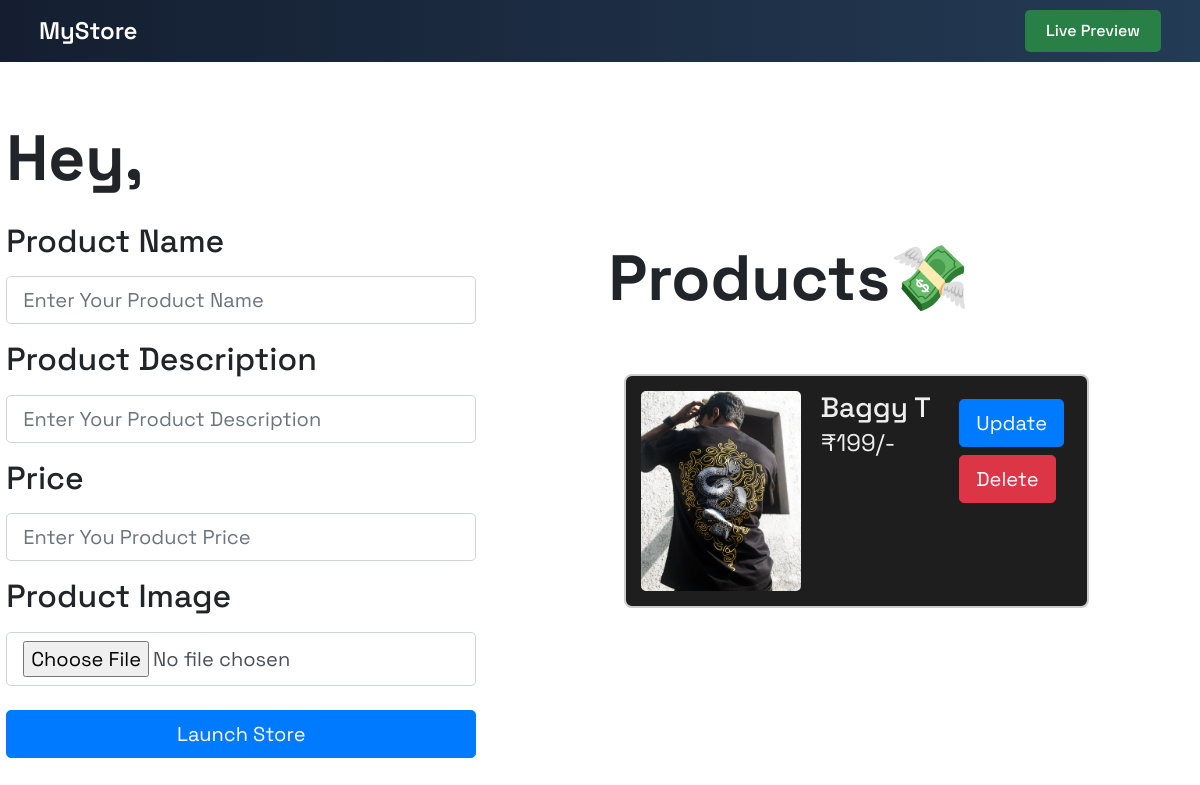
Screenshot of /storeadmin/product/ (signed in) with the database file from the repository.
### storePage/models.py (models this page shows, shortened)
class Product(models.Model):
    pName = models.CharField(max_length=200,null=True)
    pDescription = models.TextField(null=True)
    pPrice = models.IntegerField(null=True)
    pImage = models.ImageField(upload_to='product_images/', null=True, blank=True)

### storeAdmin/views.py (the view, shortened to what this page needs)
# urls.py: path("product/",views.product,name="product"),
@login_required
def product(request):
    show_alert = False
    products = Product.objects.all()
    manager = StoreManager.objects.all()
    return render(request,'productForm.html',{'show_alert':show_alert, 'products':products, 'manager':manager}) # if post isn't called we render the 'productForm.html' template and all the products in Product module(database).

### storeAdmin/templates/productForm.html (shortened to what this page needs)
{% load static %}
<!DOCTYPE html>
<html lang="en">
<head>
    <link rel="stylesheet" href="https://cdn.jsdelivr.net/npm/bootstrap@4.0.0/dist/css/bootstrap.min.css">
</head>
<body>
    <nav class="navbar navbar-expand-lg navbar-custom px-4 mb-5">
        <div class="container-fluid">
        <a class="navbar-brand" href="#">MyStore</a>
        <div class="ms-auto">
            <a href="{% url 'store' %}" class="btn btn-preview">Live Preview</a>
        </div>
        </div>
    </nav>
    <div class="row g-3 mt-4 ">
        <div class="col-md-5 left-column d-flex justify-content-center">
            <form method="post" enctype="multipart/form-data">
                <span class="form-title">Hey, {{ manager.name }}</span>
                <div class="mt-3">
                    <div class="mb-3">
                        <h2><label class="form-label">Product Name</label></h2>
                        <input type="text" class="form-control form-control-lg" id="pName" name="pName" placeholder="Enter Your Product Name">
                    </div>
                    <div class="mb-3">
                        <h2><label class="form-label">Product Description</label></h2>
                        <input type="text" class="form-control form-control-lg" id="pDescription" name="pDescription" placeholder="Enter Your Product Description">
                    </div>
                    <div class="mb-3">
                        <h2><label class="form-label">Price</label></h2>
                        <input type="number"class="form-control form-control-lg" id="pPrice" name="pPrice" placeholder="Enter You Product Price" required>
                    </div>
                    <div class="mb-3">
                        <h2><label class="form-label">Product Image</label></h2>
                        <input type="file"class="form-control form-control-lg" id="pImage" name="pImage"  required>
                    </div>
                </div>
                <div class="mt-4">
                    <button type="submit" class="btn btn-primary btn-lg btn-block">Launch Store</button>
                </div>
            </form>
        </div>
        <div class="col-md-7 right-column d-flex justify-content-center">
            <div class="container m-5 p-5">
                <br>
                <div class="mb-3 form-title">
                    Products💸
                </div>
                {% for product in products %}
                  <div class="container mt-5">
                    <div class="product-card">
                        <img src="{{ product.pImage.url }}" alt="3D Snake" class="product-img">
                        <div class="product-details">
                        <h3>{{product.pName}}</h3>
                        <p style="font-size: 1.5rem;">₹{{product.pPrice}}/-</p>
                        </div>
                        <div class="text-end">
                            <form action="{% url 'update_product' product.id %}">
                                 <button type="submit" class="btn btn-lg btn-primary d-block m-2">Update</button>
                            </form>
                            <form action="{% url 'delete_product' product.id %}" method="post">
                                    <button type="submit" class="btn btn-lg btn-danger d-block m-2">Delete</button>
                            </form>
                        </div>
                    </div>
                </div>
                {% endfor %}
            </div>
        </div>
    </div>
</body>
</html>

### rows the page displays
Product: pImage (picture), pName "Baggy T", pPrice "199"
